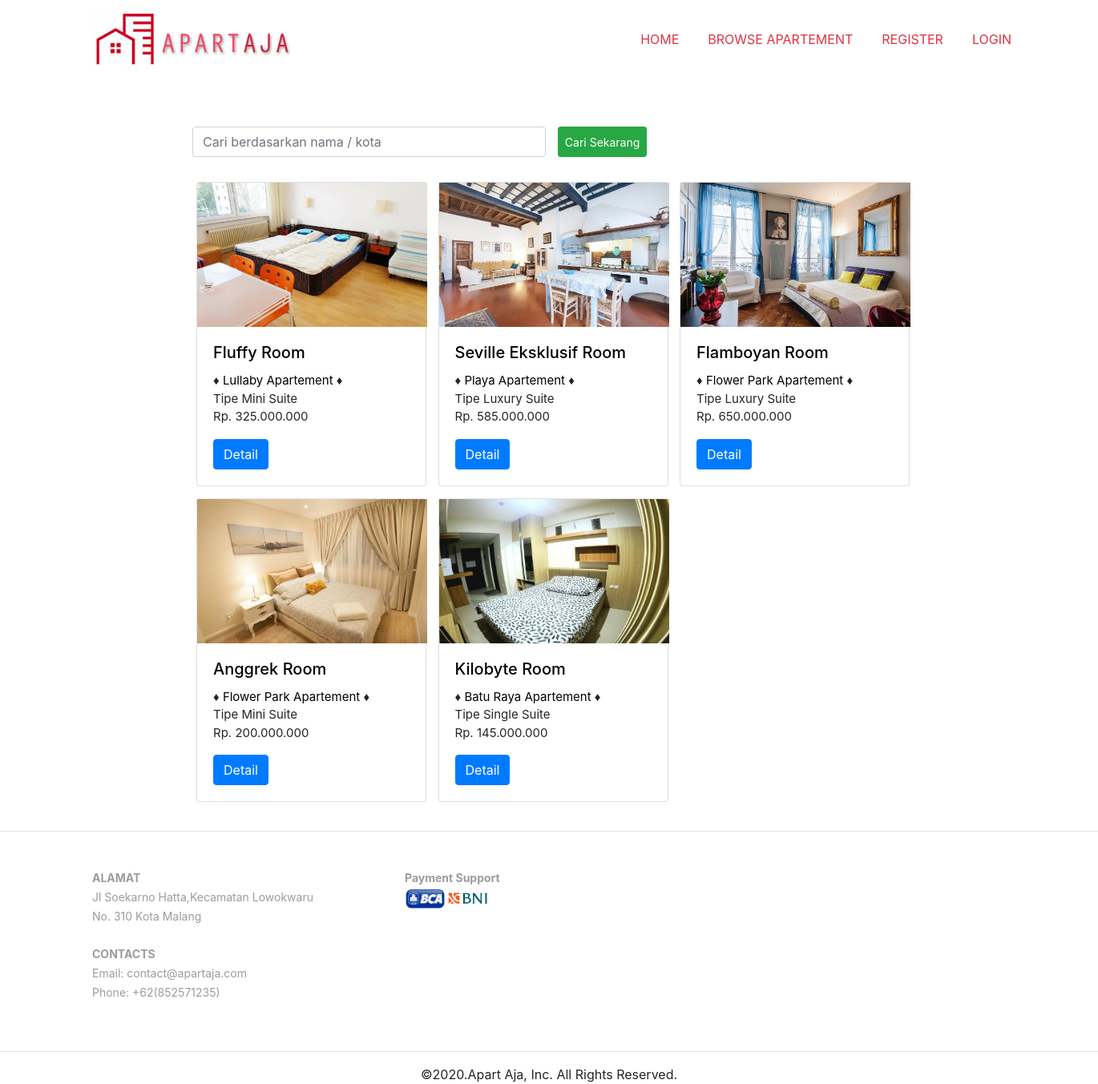
The app's page /daftar-ruangan.php with its own data.
### tables this page shows
CREATE TABLE `ruangan_apartemen` (
  `id_ruangan` int(11) NOT NULL,
  `id_apartemen` int(11) NOT NULL,
  `id_pengelola` int(11) NOT NULL,
  `nama` varchar(255) NOT NULL,
  `jenis_ruangan` varchar(250) NOT NULL,
  `harga_beli` bigint(20) NOT NULL,
  `detail_ruangan` text NOT NULL,
  `sisa_ruang_apartemen` int(10) NOT NULL,
  `gambar_utama` text NOT NULL
);

CREATE TABLE `apartemen` (
  `id_apartemen` int(11) NOT NULL,
  `id_pengelola` int(11) NOT NULL,
  `nama_apartemen` varchar(255) NOT NULL,
  `alamat_apartemen` varchar(255) NOT NULL,
  `kota_kabupaten` varchar(200) NOT NULL,
  `provinsi` varchar(200) NOT NULL,
  `gambar_apartemen` text NOT NULL,
  `maps_link` text NOT NULL DEFAULT '#'
);

### daftar-ruangan.php (the view, shortened to what this page needs)
<?php
include 'connection.php';
if (!empty($_SESSION['level']) == '1') {
    include 'header-user.php'; ?>
    <div class="container" style="padding: 20px; margin: 10 px auto; margin-left: 220px; margin-right: auto;margin-top:50px;">
        <div class="row" style="margin-top: 80px;">
            <div class="col-lg-12" style="margin: 0 auto;">
                <form action="" method="POST">
                    <div class="form-group row mt-2">
                        <div class="col-sm-5">
                            <input type="text" name="keyword" class="form-control" id="" placeholder="Cari berdasarkan nama / kota">
                        </div>
                        <button type="submit" class="btn btn-sm btn-success" name="cari">Cari Sekarang</button>
                    </div>
                </form>
                <?php
                if (isset($_POST["cari"])) {
                    $search = $_POST['keyword'];
                    $queryGetAllRuangan = "select * from ruangan_apartemen ra left join apartemen a on a.id_apartemen = ra.id_apartemen where ra.nama like '%$search%' or a.kota_kabupaten like '%$search%'";
                } else {
                    if (!empty($_GET["kategori"])) {
                        $kategorinya = $_GET["kategori"];
                        if ($kategorinya == 1) {
                            $queryGetAllRuangan = "select * from ruangan_apartemen left join apartemen on apartemen.id_apartemen = ruangan_apartemen.id_apartemen where ruangan_apartemen.jenis_ruangan = 'Single Suite'";
                        } elseif ($kategorinya == 2) {
                            $queryGetAllRuangan = "select * from ruangan_apartemen left join apartemen on apartemen.id_apartemen = ruangan_apartemen.id_apartemen where ruangan_apartemen.jenis_ruangan = 'Mini Suite'";
                        } elseif ($kategorinya == 3) {
                            $queryGetAllRuangan = "select * from ruangan_apartemen left join apartemen on apartemen.id_apartemen = ruangan_apartemen.id_apartemen where ruangan_apartemen.jenis_ruangan = 'Luxury Suite'";
                        }
                    } else {
                        $queryGetAllRuangan = "select * from ruangan_apartemen left join apartemen on apartemen.id_apartemen = ruangan_apartemen.id_apartemen";
                    }
                }
                $resultRuangan = mysqli_query($connect, $queryGetAllRuangan);
                while ($ruanganApartemen = mysqli_fetch_array($resultRuangan)) {
                ?>
                    <div class="card" onclick="location.href='detail-ruang-apartemen.php?id_ruangan=<?= $ruanganApartemen['id_ruangan'] ?>'" style="width: 287px;display:inline-block;margin-left:5px;margin-right: 5px;margin-top: 15px;">
                        <a href="detail-ruang-apartemen.php?id_ruangan=<?= $ruanganApartemen['id_ruangan'] ?>" style="text-decoration: none; color:black">
                            <img style="width:287px;height:180px" src="<?= $ruanganApartemen['gambar_utama'] ?>" alt="Card image cap">
                            <div class="card-body">
                                <h5 class="card-title" style="font-size: 20px;"><?= $ruanganApartemen['nama'] ?> Room</h5>
                        </a>
                        <p class="card-text" style="font-size: 15px">&diams; <a href="detail-ruang-apartemen.php?id_ruangan=<?= $ruanganApartemen['id_ruangan'] ?>" style="text-decoration: none;color:black"><?= $ruanganApartemen['nama_apartemen'] ?> Apartement</a> &diams;<br>Tipe <?= $ruanganApartemen['jenis_ruangan'] ?><br>Rp. <?= number_format($ruanganApartemen['harga_beli'], 0, ',', '.');; ?></p>
                        <a href="detail-ruang-apartemen.php?id_ruangan=<?= $ruanganApartemen['id_ruangan'] ?>" class="btn btn-primary">Detail</a>
                    </div>
            </div>
        <?php
                }
        ?>
        </div>
    </div>
    </div>
<?php
} else {
    include 'header-guest.php';
?>
    <div class="container" style="padding: 20px; margin: 10 px auto; margin-left: 220px; margin-right: auto;margin-top:50px;">
        <div class="row" style="margin-top: 80px;">
            <div class="col-lg-12" style="margin: 0 auto;">
                <form action="" method="POST">
                    <div class="form-group row mt-2">
                        <div class="col-sm-5">
                            <input type="text" name="keyword" class="form-control" id="" placeholder="Cari berdasarkan nama / kota">
                        </div>
                        <button type="submit" class="btn btn-sm btn-success" name="cari">Cari Sekarang</button>
                    </div>
                </form>
                <?php
                if (isset($_POST["cari"])) {
                    $search = $_POST['keyword'];
                    $queryGetAllRuangan = "select * from ruangan_apartemen ra left join apartemen a on a.id_apartemen = ra.id_apartemen where ra.nama like '%$search%' or a.kota_kabupaten like '%$search%'";
                } else {
                    if (!empty($_GET["kategori"])) {
                        $kategorinya = $_GET["kategori"];
                        if ($kategorinya == 1) {
                            $queryGetAllRuangan = "select * from ruangan_apartemen left join apartemen on apartemen.id_apartemen = ruangan_apartemen.id_apartemen where ruangan_apartemen.jenis_ruangan = 'Single Suite'";
                        } elseif ($kategorinya == 2) {
                            $queryGetAllRuangan = "select * from ruangan_apartemen left join apartemen on apartemen.id_apartemen = ruangan_apartemen.id_apartemen where ruangan_apartemen.jenis_ruangan = 'Mini Suite'";
                        } elseif ($kategorinya == 3) {
                            $queryGetAllRuangan = "select * from ruangan_apartemen left join apartemen on apartemen.id_apartemen = ruangan_apartemen.id_apartemen where ruangan_apartemen.jenis_ruangan = 'Luxury Suite'";
                        }
                    } else {
                        $queryGetAllRuangan = "select * from ruangan_apartemen left join apartemen on apartemen.id_apartemen = ruangan_apartemen.id_apartemen";
                    }
                }
                $resultRuangan = mysqli_query($connect, $queryGetAllRuangan);
                while ($ruanganApartemen = mysqli_fetch_array($resultRuangan)) {
                ?>
                    <div class="card" onclick="location.href='detail-ruang-apartemen.php?id_ruangan=<?= $ruanganApartemen['id_ruangan'] ?>'" style="width: 287px;display:inline-block;margin-left:5px;margin-right: 5px;margin-top: 15px;">
                        <a href="detail-ruang-apartemen.php?id_ruangan=<?= $ruanganApartemen['id_ruangan'] ?>" style="text-decoration: none; color:black">
                            <img style="width:287px;height:180px" src="<?= $ruanganApartemen['gambar_utama'] ?>" alt="Card image cap">
                            <div class="card-body">
                                <h5 class="card-title" style="font-size: 20px;"><?= $ruanganApartemen['nama'] ?> Room</h5>
                        </a>
                        <p class="card-text" style="font-size: 15px">&diams; <a href="detail-ruang-apartemen.php?id_ruangan=<?= $ruanganApartemen['id_ruangan'] ?>" style="text-decoration: none;color:black"><?= $ruanganApartemen['nama_apartemen'] ?> Apartement</a> &diams;<br>Tipe <?= $ruanganApartemen['jenis_ruangan'] ?><br>Rp. <?= number_format($ruanganApartemen['harga_beli'], 0, ',', '.');; ?></p>
                        <a href="detail-ruang-apartemen.php?id_ruangan=<?= $ruanganApartemen['id_ruangan'] ?>" class="btn btn-primary">Detail</a>
                    </div>
            </div>
        <?php
                }
        ?>
<?php
}
?>
<?php
include 'footer.php';
?>

### header-guest.php (shortened to what this page needs)
<!DOCTYPE html>
<html>
<head>
    <link rel="stylesheet" href="assets/bootstrap/css/bootstrap.css">
    <link rel="stylesheet" href="assets/socicon/css/socicon.min.css">
    <link rel="stylesheet" href="assets/animatecss/animate.min.css">
    <link rel="stylesheet" href="assets/mobirise/css/style.css">
    <link rel="stylesheet" href="assets/mobirise-slider/style.css">
    <link rel="stylesheet" href="assets/mobirise/css/mbr-additional.css" type="text/css">
</head>
<body>
    <section class="mbr-navbar mbr-navbar--freeze mbr-navbar--absolute mbr-navbar--sticky mbr-navbar--auto-collapse mbr-navbar--transparent" id="menu-u" data-rv-view="133">
        <div class="mbr-navbar__section mbr-section">
            <div class="mbr-section__container container">
                <div class="mbr-navbar__container">
                    <div class="mbr-navbar__column mbr-navbar__column--s mbr-navbar__brand">
                        <span class="mbr-navbar__brand-link mbr-brand mbr-brand--inline">
                            <span class="mbr-brand__logo"><a href="index.php"><img src="assets/images/logoapartaja-350x105.jpg" class="mbr-navbar__brand-img mbr-brand__img"></a></span>
                        </span>
                    </div>
                    <div class="mbr-navbar__column mbr-navbar__menu">
                        <nav class="mbr-navbar__menu-box mbr-navbar__menu-box--inline-right">
                            <div class="mbr-navbar__column">
                                <ul class="mbr-navbar__items mbr-navbar__items--right float-left mbr-buttons mbr-buttons--freeze mbr-buttons--right btn-decorator mbr-buttons--active mbr-buttons--only-links">
                                    <li class="mbr-navbar__item"><a class="mbr-buttons__link btn text-danger" href="index.php">HOME</a></li>
                                    <li class="mbr-navbar__item"><a class="mbr-buttons__link btn text-danger" href="daftar-ruangan.php">BROWSE APARTEMENT</a></li>
                                    <li class="mbr-navbar__item"><a class="mbr-buttons__link btn text-danger" href="register-user.php">REGISTER</a></li>
                                    <li class="mbr-navbar__item"><a class="mbr-buttons__link btn text-danger" href="login-user.php">LOGIN</a></li>
                                </ul>
                            </div>
                        </nav>
                    </div>
                </div>
            </div>
        </div>
    </section>

### footer.php (shortened to what this page needs)
<hr>
<section class="mbr-section mbr-section--relative mbr-section--fixed-size" id="contacts3-v" data-rv-view="140" style="background-color: rgb(255, 255, 255);">
    <div class="mbr-section__container container">
        <div class="mbr-contacts mbr-contacts--wysiwyg row" style="padding-top: 30px; padding-bottom: 45px;">
            <div class="col-sm-8">
                <div class="row">
                    <div class="col-sm-6">
                        <p class="mbr-contacts__text"><strong>ALAMAT</strong><br>Jl Soekarno Hatta,Kecamatan Lowokwaru&nbsp;<br>No. 310 Kota Malang<br><br>
                            <strong>CONTACTS</strong><br>
                            Email: contact@apartaja.com<br>
                            Phone: +62(852571235)<br>
                    </div>
                    <div class="col-sm-6">
                        <p class="mbr-contacts__text"><strong>Payment Support</strong><br><img src="assets/images/logo-bca.png" style="width:50px"> <img src="assets/images/BNI_logo.svg" style="width:50px">&nbsp;
                    </div>
                </div>
            </div>
        </div>
    </div>
</section>
<hr>
<span>
    <center>&copy;<?= date('Y') ?>.Apart Aja, Inc. All Rights Reserved.</center>
</span>
</body>
</html>

### assets/mobirise/css/style.css (style rules this page uses)
html { position: relative; min-height: 100%; }
.mbr-navbar { position: relative; width: 100%; }
.mbr-navbar:before { content: ""; display: block; }
.mbr-navbar__brand-link:after, .mbr-navbar__brand-img { max-height: 74px; height: 100%; }
.mbr-navbar:before, .mbr-navbar__container { height: 98px; }
.mbr-navbar__brand-img { position: relative; }
.mbr-navbar__brand-img, .mbr-navbar__container, .mbr-navbar__section { -webkit-transition: all 300ms ease-in-out 0s; -o-transition: all 300ms ease-in-out 0s; transition: all 300ms ease-in-out 0s; }
.mbr-navbar__section { background: #2c2c2c; height: auto; position: absolute; top: 0; width: 100%; z-index: 1000; }
.mbr-navbar__container { display: table; padding: 12px 0; width: 100%; }
.mbr-navbar__menu-box { display: table; width: 100%; }
.mbr-navbar__menu-box--inline-left, .mbr-navbar__menu-box--inline-center, .mbr-navbar__menu-box--inline-right { display: block; text-align: left; }
.mbr-navbar__menu-box--inline-right { text-align: right; }
.mbr-navbar__column { display: table-cell; vertical-align: middle; }
.mbr-navbar__column--s { width: 20%; }
.mbr-navbar__menu-box--inline-left .mbr-navbar__column, .mbr-navbar__menu-box--inline-center .mbr-navbar__column, .mbr-navbar__menu-box--inline-right .mbr-navbar__column { display: inline-block; }
.mbr-navbar__items { float: left; padding-left: 0px; position: relative; left: -20px; }
.mbr-navbar__items--right { float: right; left: 0; }
.float-left { float: left; }
.mbr-navbar__item { display: block; float: left; position: relative; }
.mbr-navbar--sticky .mbr-navbar__section { position: fixed; }
.mbr-navbar--absolute { position: absolute; }
.mbr-navbar--transparent .mbr-navbar__section { background: none; }
.mbr-brand { display: block; float: left; position: relative; }
.mbr-brand, .mbr-brand:hover { text-decoration: none; }
.mbr-brand--inline { display: table; }
.mbr-brand--inline:after { content: ""; display: table-cell; width: 1px; }
.mbr-brand--inline .mbr-brand__logo, .mbr-brand--inline .mbr-brand__name { display: table-cell; vertical-align: middle; }
.mbr-brand--inline .mbr-brand__logo { padding-right: 10px; }
.mbr-section { padding: 0 20px; }
.mbr-section--relative { position: relative; }
.mbr-section--fixed-size { overflow: hidden; }
.mbr-section__container { padding: 0; position: relative; z-index: 3; }
.mbr-contacts { color: #9c9c9c; font-size: 14px; line-height: 1.7em; padding: 45px 0 46px; }
.mbr-contacts__text { margin: 0; }
.mbr-buttons { margin: -26px 0 13px 0; position: relative; text-align: left; top: 26px; }
.mbr-buttons__btn, .mbr-buttons__link { margin: 0 10px 13px 0; }
.mbr-buttons__btn, .mbr-buttons__link, .mbr-buttons__btn:hover, .mbr-buttons__link:hover { text-decoration: none; }
.mbr-buttons--only-links { left: -20px; }
.mbr-buttons--right { text-align: right; }
.mbr-buttons--right .mbr-buttons__btn, .mbr-buttons--right .mbr-buttons__link { margin: 0 0 13px 10px; }
.mbr-buttons--right.mbr-buttons--only-links { left: 20px; }

### records on screen
ruangan_apartemen: gambar_utama (picture), nama "Fluffy", id_apartemen.nama_apartemen "Lullaby", jenis_ruangan "Mini Suite", harga_beli "325.000.000"
ruangan_apartemen: gambar_utama (picture), nama "Seville Eksklusif", id_apartemen.nama_apartemen "Playa", jenis_ruangan "Luxury Suite", harga_beli "585.000.000"
ruangan_apartemen: gambar_utama (picture), nama "Flamboyan", id_apartemen.nama_apartemen "Flower Park", jenis_ruangan "Luxury Suite", harga_beli "650.000.000"
ruangan_apartemen: gambar_utama (picture), nama "Anggrek", id_apartemen.nama_apartemen "Flower Park", jenis_ruangan "Mini Suite", harga_beli "200.000.000"
ruangan_apartemen: gambar_utama (picture), nama "Kilobyte", id_apartemen.nama_apartemen "Batu Raya", jenis_ruangan "Single Suite", harga_beli "145.000.000"
